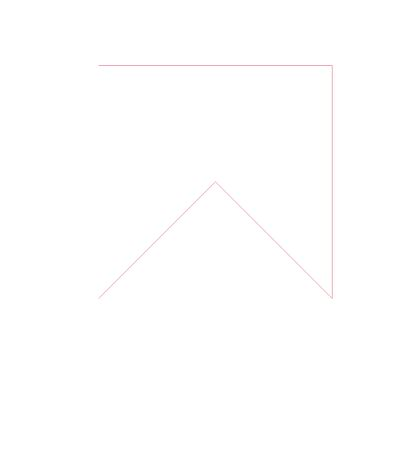

Here is the Python script that generated this plot:
import shapefile										#Untuk mengambil data modul pada shapefile
w=shapefile.Writer()									#Untuk memasang fungsi writer
w.shapeType												#Untuk mengaktifkan type shape

w.field("kolom1","C")									#Untuk membuat kolom dengan menggunakan type data char
w.field("kolom2","C")

w.record("ngek","satu")									#Kolom yang dibuat akan diisikan Recordnya sesuai dengan kolom yang ada


w.line(parts=[[[1,5],[5,5],[5,1],[3,3],[1,1]]])			#Membuat koordinat berbentuk line/garis

w.save("soal5")											#Untuk menyimpan file menjadi file shp pada soal5